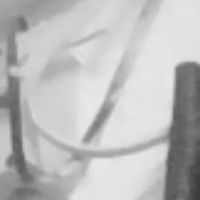
#> input picture attendance_data/registered_faces/1_098/sample_1.jpg, 200 x 200 px
$ python opencv_image_studio.py
#> lines starting #> are read from the running program, lines starting #| are printed output that depends on the picture
#> the answer given: 1
import cv2
import numpy as np

# 1. CARTOONIFY IMAGE

def cartoonify():

    path = input("Enter image path: ")
#> the answer given: ../attendance_data/registered_faces/1_098/sample_1.jpg

    image = cv2.imread(path)
#> image is the input picture: shape (200, 200, 3); min 59, max 234, mean 188.4

    if image is None:
        print("Could not load image.")
        return

    # Resize image for faster processing
    image = cv2.resize(image, (800, 600))
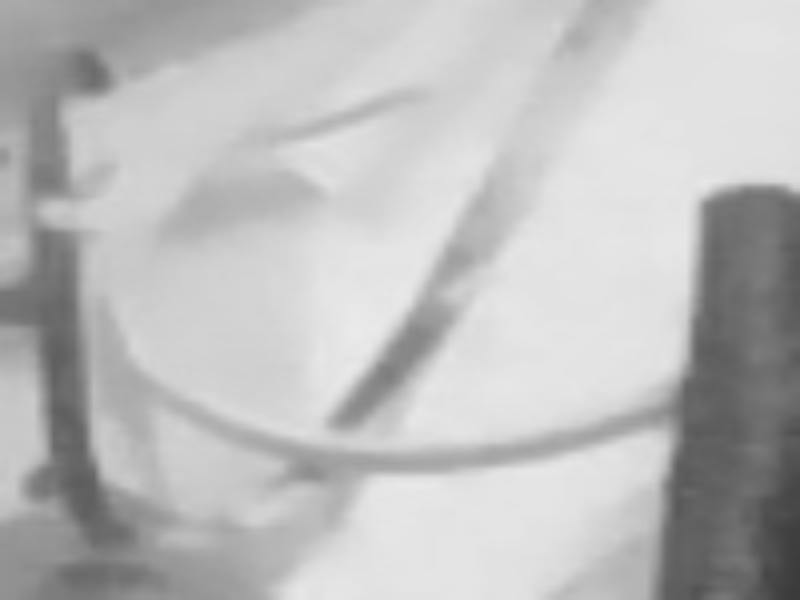
#> image: shape (600, 800, 3); min 59, max 234, mean 188.3

    # 1. Smooth the colors
    color = image.copy()

    for i in range(2):
        color = cv2.bilateralFilter(
            color,
            9,
            75,
            75
        )

    # 2. Convert to grayscale

    gray = cv2.cvtColor(image, cv2.COLOR_BGR2GRAY)

    # Smooth grayscale image
    gray = cv2.medianBlur(gray, 7)

    # 3. Detect cartoon outlines

    edges = cv2.adaptiveThreshold(
        gray,
        255,
        cv2.ADAPTIVE_THRESH_MEAN_C,
        cv2.THRESH_BINARY,
        9,
        9
    )
#> edges: shape (600, 800); every value is 255

    # 4. Reduce colors

    data = np.float32(color)

    # Number of colors
    K = 8

    criteria = (
        cv2.TERM_CRITERIA_EPS +
        cv2.TERM_CRITERIA_MAX_ITER,
        20,
        1.0
    )

    _, labels, centers = cv2.kmeans(
        data.reshape((-1, 3)),
        K,
        None,
        criteria,
        10,
        cv2.KMEANS_RANDOM_CENTERS
    )
#> centers = [[144.2, 144.2, 144.2], [166.2, 166.2, 166.2], [183.6, 183.6, 183.6], [199.4, 199.4, 199.4], [225.6, 225.6, 225.6], [210.3, 210.3, 210.3], [113.6, 113.6, 113.6], [93.18, 93.18, 93.18]]

    centers = np.uint8(centers)
#> centers = [[144, 144, 144], [166, 166, 166], [183, 183, 183], [199, 199, 199], [225, 225, 225], [210, 210, 210], [113, 113, 113], [93, 93, 93]]

    quantized = centers[labels.flatten()]

    quantized = quantized.reshape(color.shape)

    # 5. Combine colors + outlines

    cartoon = cv2.bitwise_and(
        quantized,
        quantized,
        mask=edges
    )

    # 6. Display result

    cv2.imshow("Original", image)
    cv2.imshow("Cartoon", cartoon)

    cv2.imwrite("cartoon.png", cartoon)

    print("Cartoon image saved as cartoon.png")

    cv2.waitKey(0)
    cv2.destroyAllWindows()


# 2. CREATE IMAGE COLLAGE

def create_collage():

    images = []

    for i in range(1, 5):
        path = input(f"Enter path for image {i}: ")

        image = cv2.imread(path)

        if image is None:
            print(f"Could not load image {i}.")
            return

        # Resize every image to same size
        image = cv2.resize(image, (400, 300))

        images.append(image)

    # Arrange images
    top = np.hstack((images[0], images[1]))
    bottom = np.hstack((images[2], images[3]))

    collage = np.vstack((top, bottom))

    cv2.imshow("Image Collage", collage)
    cv2.imwrite("collage.png", collage)

    print("Collage saved as collage.png")

    cv2.waitKey(0)
    cv2.destroyAllWindows()


# MAIN MENU

while True:

    print("\nOpenCV Image Studio")

    print("1. Cartoonify Image")
    print("2. Create Image Collage")
    print("3. Exit")

#> (the run stopped early here; a loop or call above may not have finished)
